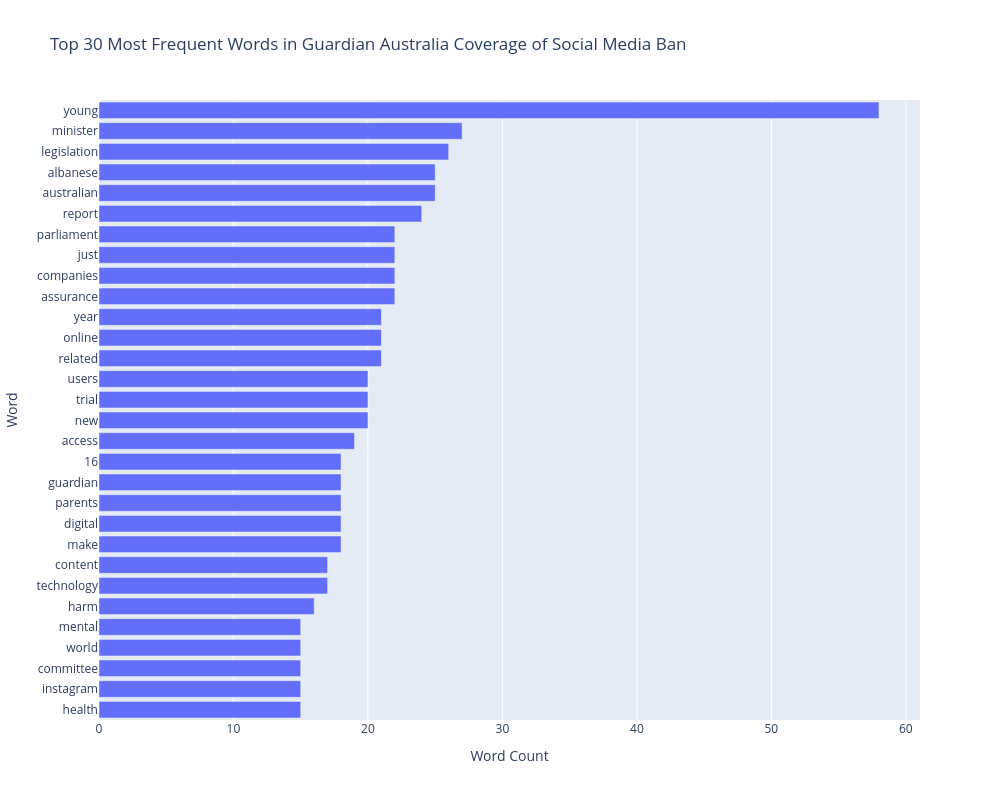

Notebook source saved alongside this figure:
### Markdown cell above
For visualization I'm using a horizental bar chart because I don't want the word to overlap each other make the chart messy.

### Code cell
fig = px.bar(
    top30,
    x='count',
    y='word',
    orientation='h',
    title='Top 30 Most Frequent Words in Guardian Australia Coverage of Social Media Ban',
    labels={'count': 'Word Count', 'word': 'Word'},
    height=800,
    width=1000
)
fig.update_layout(yaxis={'categoryorder': 'total ascending'})
fig.show()

### Figure 1 — Plotly figure (JSON) as saved in the notebook; plotly's stock layout.template omitted (floating-point values rounded to 4 significant figures)
{"data": [{"hovertemplate": "Word Count=%{x}<br>Word=%{y}<extra></extra>", "legendgroup": "", "marker": {"color": "#636efa", "pattern": {"shape": ""}}, "name": "", "orientation": "h", "showlegend": false, "textposition": "auto", "type": "bar", "x": [58, 27, 26, 25, 25, 24, 22, 22, 22, 22, 21, 21, 21, 20, 20, 20, 19, 18, 18, 18, 18, 18, 17, 17, 16, 15, 15, 15, 15, 15], "xaxis": "x", "y": ["young", "minister", "legislation", "australian", "albanese", "report", "assurance", "companies", "just", "parliament", "related", "online", "year", "new", "trial", "users", "access", "make", "digital", "parents", "guardian", "16", "technology", "content", "harm", "health", "instagram", "committee", "world", "mental"], "yaxis": "y"}], "layout": {"barmode": "relative", "height": 800, "legend": {"tracegroupgap": 0}, "title": {"text": "Top 30 Most Frequent Words in Guardian Australia Coverage of Social Media Ban"}, "width": 1000, "xaxis": {"anchor": "y", "domain": [0, 1], "title": {"text": "Word Count"}}, "yaxis": {"anchor": "x", "categoryorder": "total ascending", "domain": [0, 1], "title": {"text": "Word"}}}}
